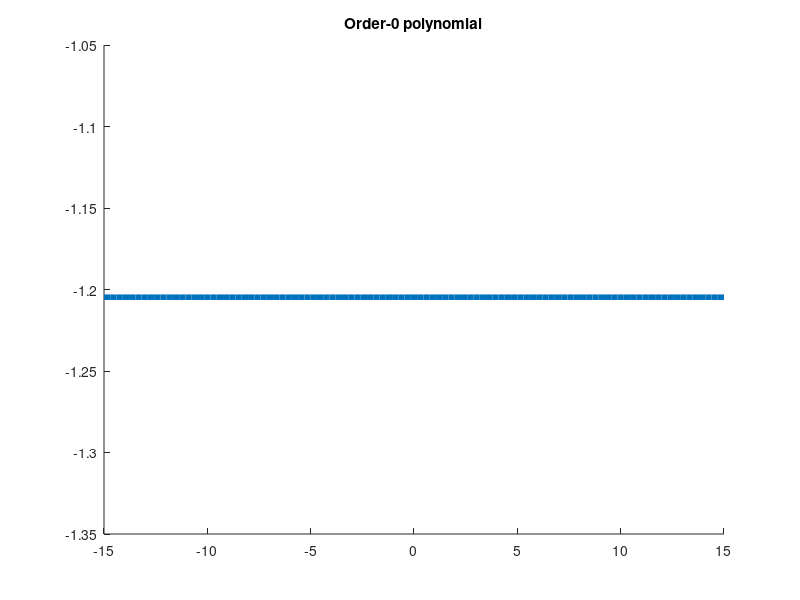
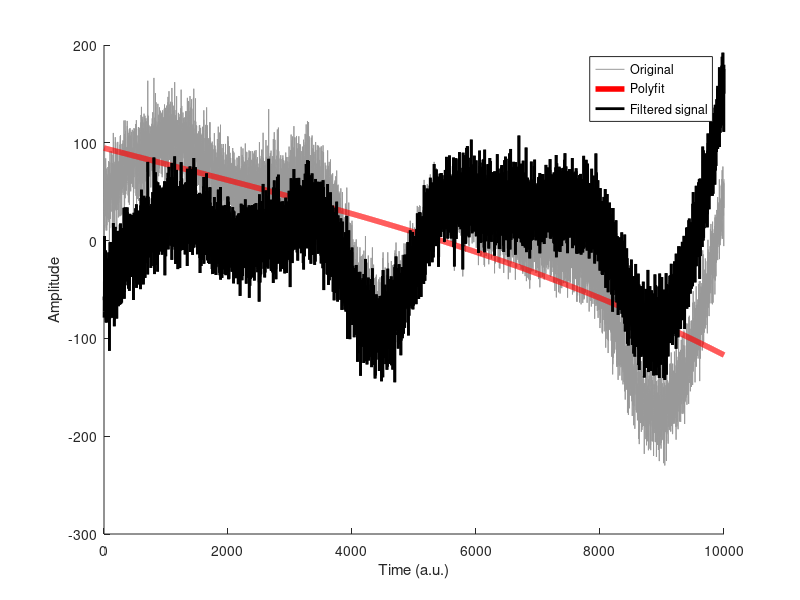
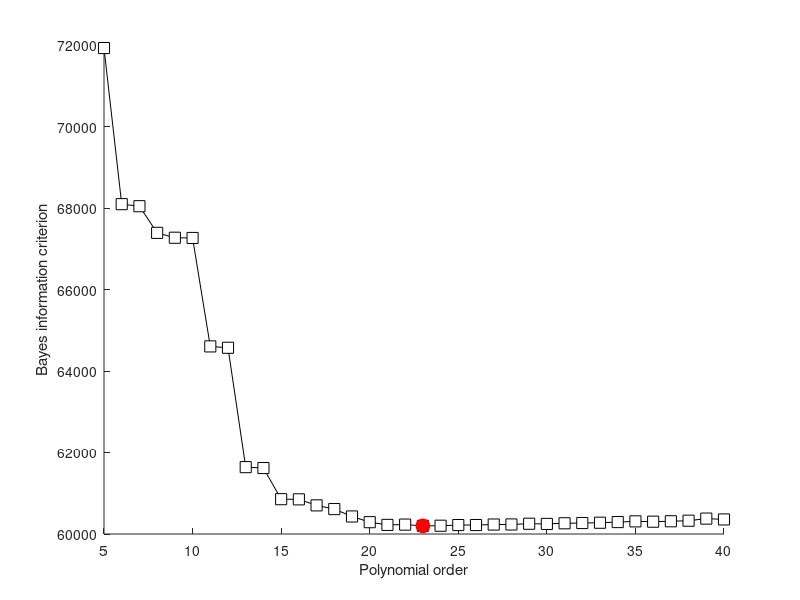
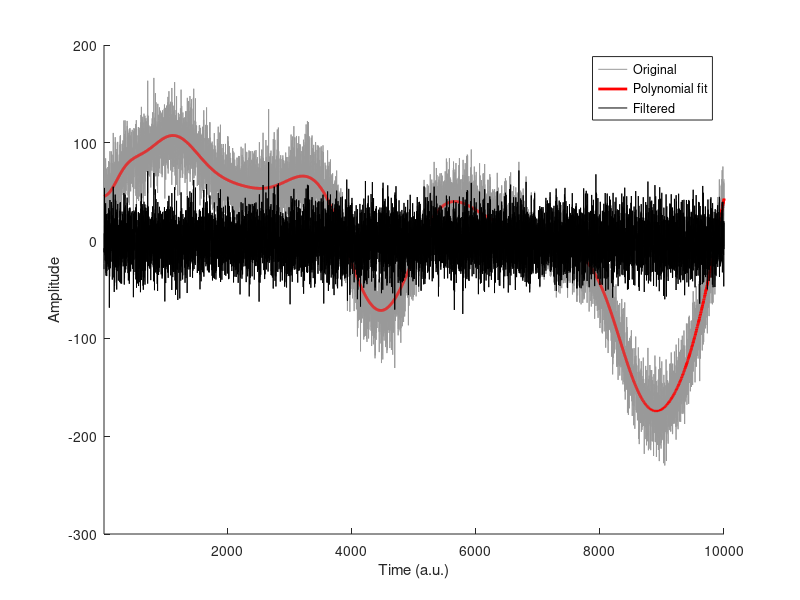

Reproduce these figures in MATLAB, in order.
%% Remove slow trends with polynomial fitting
%% Polynomial intuition
order = 0;
x = linspace(-15,15,100);

y = zeros(size(x));

for i=1:order+1
    y = y + randn*x.^(i-1);
end

figure(1), clf
hold on
plot(x,y,'linew',4)
title([ 'Order-' num2str(order) ' polynomial' ])

%% Generate signal with slow polynomial artifact
n = 10000;
t = (1:n)';
k = 10; % number of poles for random amplitudes
slowdrift = interp1(100*randn(k,1),linspace(1,k,n),'pchip')';
signal = slowdrift + 20*randn(n,1);

figure(2), clf, hold on
h = plot(t,signal);
set(h,'color',[1 1 1]*.6)
xlabel('Time (a.u.)'), ylabel('Amplitude')

%% Fit a 3-order polynomial
% Polynomial fit (returns coefficients)
p = polyfit(t,signal,3);

% Predicted data is evaluation of polynomial
yHat = polyval(p,t);

% Compute residual (the cleaned signal)
residual = signal - yHat;

% Now plot the fit (the function that will be removed)
plot(t,yHat,'r','linew',4)
plot(t,residual,'k','linew',2)

legend({'Original';'Polyfit';'Filtered signal'})

%% Bayes information criterion to find optimal order
% Possible orders
orders = (5:40)';

% Sum of squared errors (sse is reserved!)
sse1 = zeros(length(orders),1); 

% Loop through orders
for ri=1:length(orders)
    % Compute polynomial (fitting time series)
    yHat = polyval(polyfit(t,signal,orders(ri)),t);
    
    % Compute fit of model to data (sum of squared errors)
    sse1(ri) = sum( (yHat-signal).^2 )/n;
end

% Bayes information criterion
bic = n*log(sse1) + orders*log(n);

% Best parameter has lowest BIC
[bestP,idx] = min(bic);

% Would continue getting smaller without adding parameters
% Plot the BIC
figure(4), clf, hold on
plot(orders,bic,'ks-','markerfacecolor','w','markersize',8)
plot(orders(idx),bestP,'ro','markersize',10,'markerfacecolor','r')
xlabel('Polynomial order'), ylabel('Bayes information criterion')
zoom on

%% Now repeat filter for best (smallest) BIC
% Polynomial fit
polycoefs = polyfit(t,signal,orders(idx));

% Estimated data based on the coefficients
yHat = polyval(polycoefs,t);

% Filtered signal is residual
filtsig = signal - yHat;

%%% Plotting
figure(5), clf, hold on
h = plot(t,signal);
set(h,'color',[1 1 1]*.6)
plot(t,yHat,'r','linew',2)
plot(t,filtsig,'k')
set(gca,'xlim',t([1 end]))

xlabel('Time (a.u.)'), ylabel('Amplitude')
legend({'Original';'Polynomial fit';'Filtered'})

%% end.